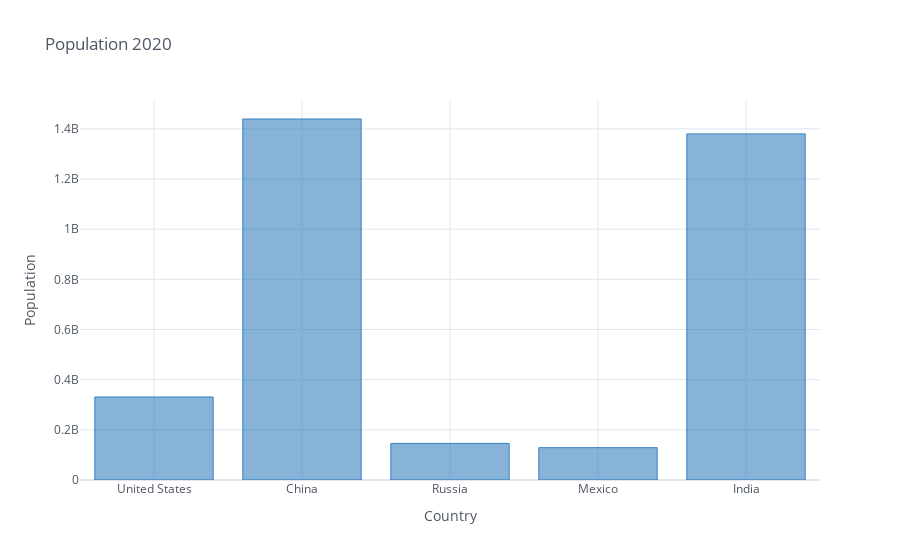

Notebook source saved alongside this figure:
### Code cell
df_population_2020.iplot(kind='bar', xTitle='Country', yTitle='Population', title='Population 2020', color='blue')

### Figure 1 — Plotly figure (JSON) as saved in the notebook; plotly's stock layout.template omitted (floating-point values rounded to 4 significant figures)
{"data": [{"marker": {"color": "rgba(55, 128, 191, 0.6)", "line": {"color": "rgba(55, 128, 191, 1.0)", "width": 1}}, "name": "2020.0", "orientation": "v", "text": "", "type": "bar", "x": ["United States", "China", "Russia", "Mexico", "India"], "y": [331002651, 1439323776, 145934462, 128932753, 1380004385]}], "layout": {"autosize": true, "legend": {"bgcolor": "#FFFFFF", "font": {"color": "#4D5663"}}, "paper_bgcolor": "#FFFFFF", "plot_bgcolor": "#FFFFFF", "title": {"font": {"color": "#4D5663"}, "text": "Population 2020"}, "xaxis": {"autorange": true, "gridcolor": "#E1E5ED", "range": [-0.5, 4.5], "showgrid": true, "tickfont": {"color": "#4D5663"}, "title": {"font": {"color": "#4D5663"}, "text": "Country"}, "type": "category", "zerolinecolor": "#E1E5ED"}, "yaxis": {"autorange": true, "gridcolor": "#E1E5ED", "range": [0, 1515000000.0], "showgrid": true, "tickfont": {"color": "#4D5663"}, "title": {"font": {"color": "#4D5663"}, "text": "Population"}, "type": "linear", "zerolinecolor": "#E1E5ED"}}}
